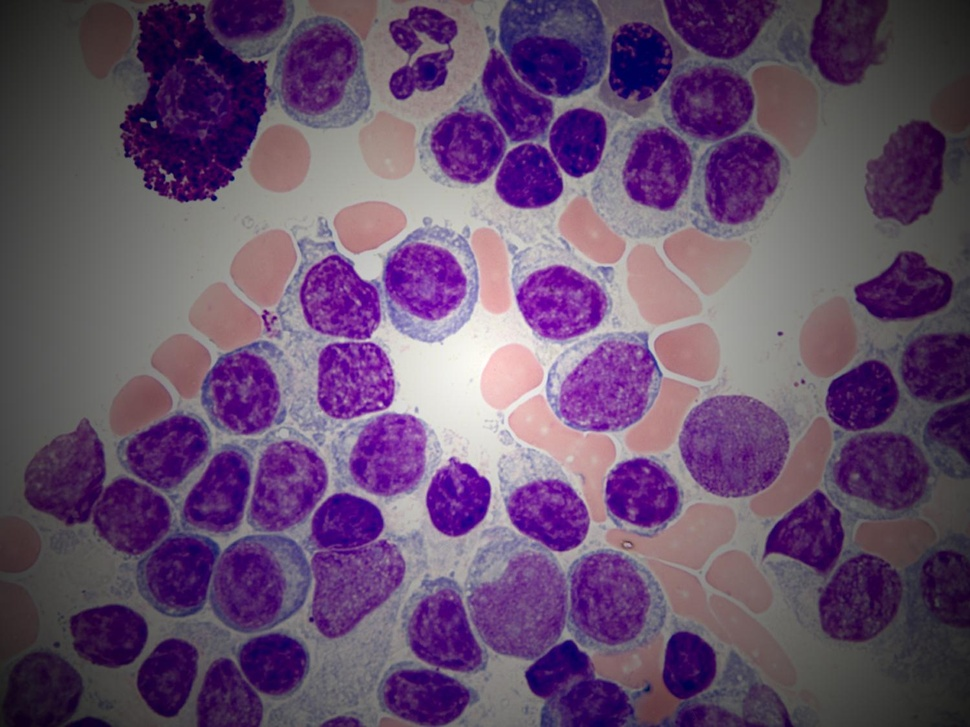
%> input picture 3rdYears/Y3T2/ComputerVision/Lab06-Segment/lymphomalplzhang03_shade.jpg, 970 x 727 px, shrunk from 1500 x 1125 before the run
$ octave Lab06_V001.m   (GNU Octave 9; MATLAB toolbox functions it lacks are replaced by stand-ins)
%> lines starting %> are read from the running program, lines starting %| are printed output that depends on the picture; in (x1, y1, x2, y2) boxes, pixels count from 0 and x2, y2 are one past the last pixel; in counts of white or black regions, pixels touching at a corner belong together; the program's own positions count from 1
### 3rdYears/Y3T2/ComputerVision/Lab06-Segment/drawBoundary.m
function imout = drawBoundary(imGray,roi)
border = bwperim(roi);
SE = strel('disk',2);
border = imdilate(border,SE);
R = imGray(:,:,1);
R(border) = 255;
G = imGray(:,:,2);
G(border) = 0;
B = imGray(:,:,3);
B(border) = 0;
imout = cat(3, R, G, B);

### 3rdYears/Y3T2/ComputerVision/Lab06-Segment/Lab06_V001.m
img = imread('lymphomalplzhang03_shade.jpg');
%> img is the input picture: size 727x970x3 uint8; mean R, G, B 101.9, 78.2, 109
% convert rgb-image to gray image
gray_img = rgb2gray(img);
% Find shade correction (Flat-field Correction)
shadding_pattern = imgaussfilt(gray_img, 195);
h = double(shadding_pattern);
g = double(gray_img);
f = g ./ h;
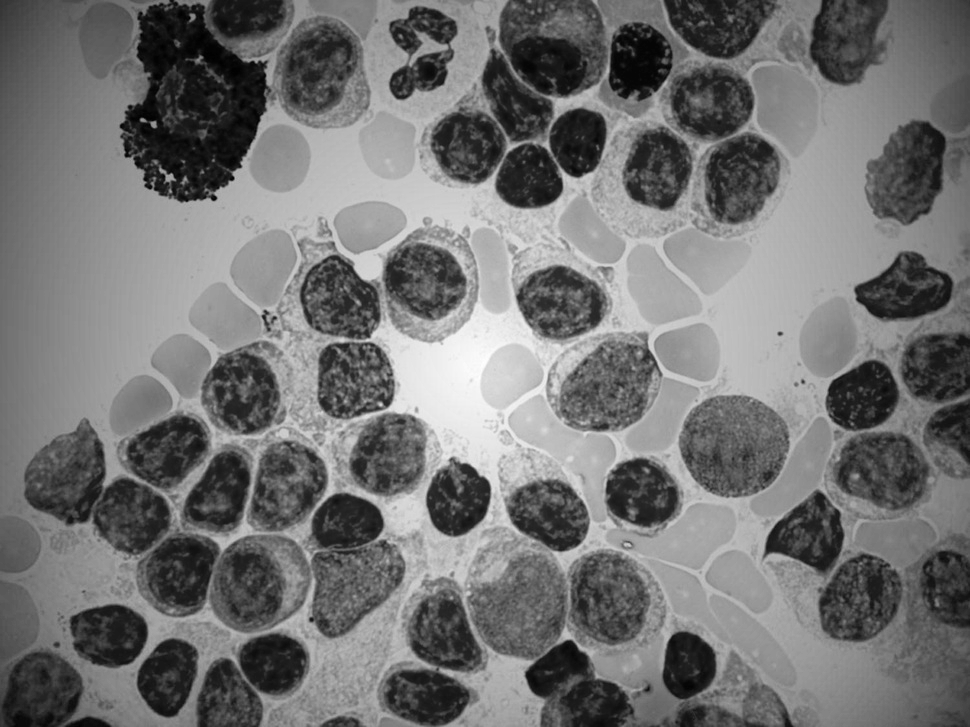
%> f: size 727x970 double; min 0.0685, max 2.27, mean 1.06; drawn with min black and max white
% Find threshoding value
level = graythresh(f);
%> level = 0.702
disp(level);
%| 0.7020
BW = imbinarize(f, 0.89);
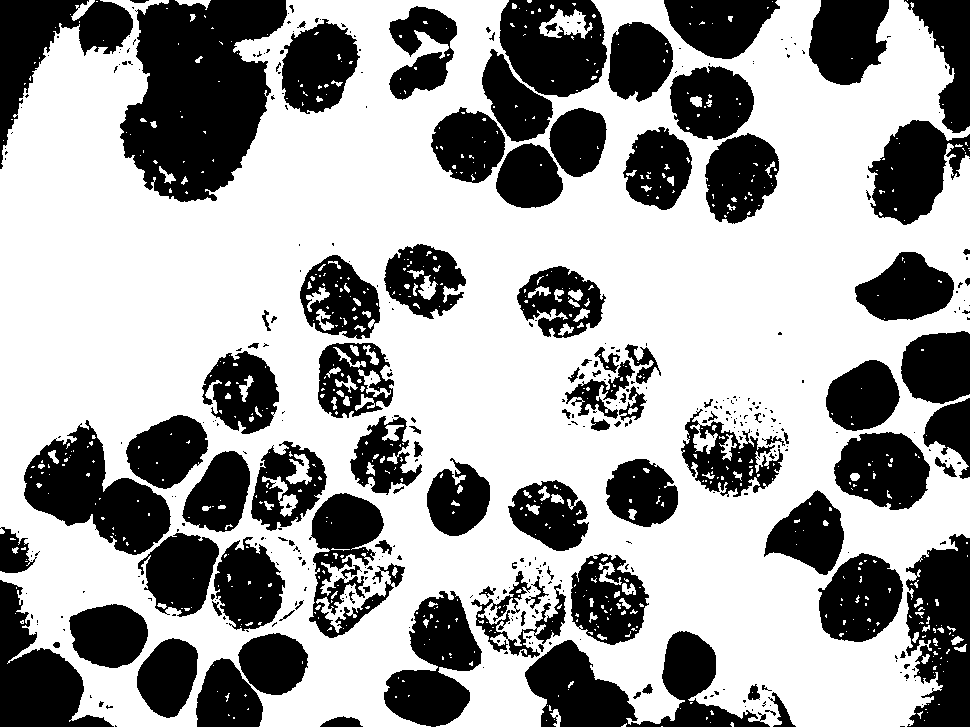
%> BW: size 727x970 logical; 62.7% white; 417 black regions (311 under 20 px), largest, box (x1, y1, x2, y2) and area: (120, 0, 287, 202) 22871, (525, 631, 770, 727) 10545, (24, 420, 171, 555) 9712
BW = ~BW;

subplot(2, 2, 1);
imshow(img);
title('Original Image');

subplot(2, 2, 2);
imshow(f);
title('Shade Correction');

subplot(2, 2, 3);
imshow(BW);
title('Blackkk');

subplot(2, 2, 4);
draw = drawBoundary(img, BW);
%> in drawBoundary, `border = bwperim(roi);`: border: size 727x970 logical; 4.7% white in thin lines or dots
%> in drawBoundary, `border = imdilate(border,SE);`: border: size 727x970 logical; 19.7% white; 235 white regions (27 under 20 px), largest, box (x1, y1, x2, y2) and area: (429, 0, 781, 226) 11788, (468, 560, 798, 727) 10388, (22, 413, 306, 634) 8561
%> in drawBoundary, `R(border) = 255;`:
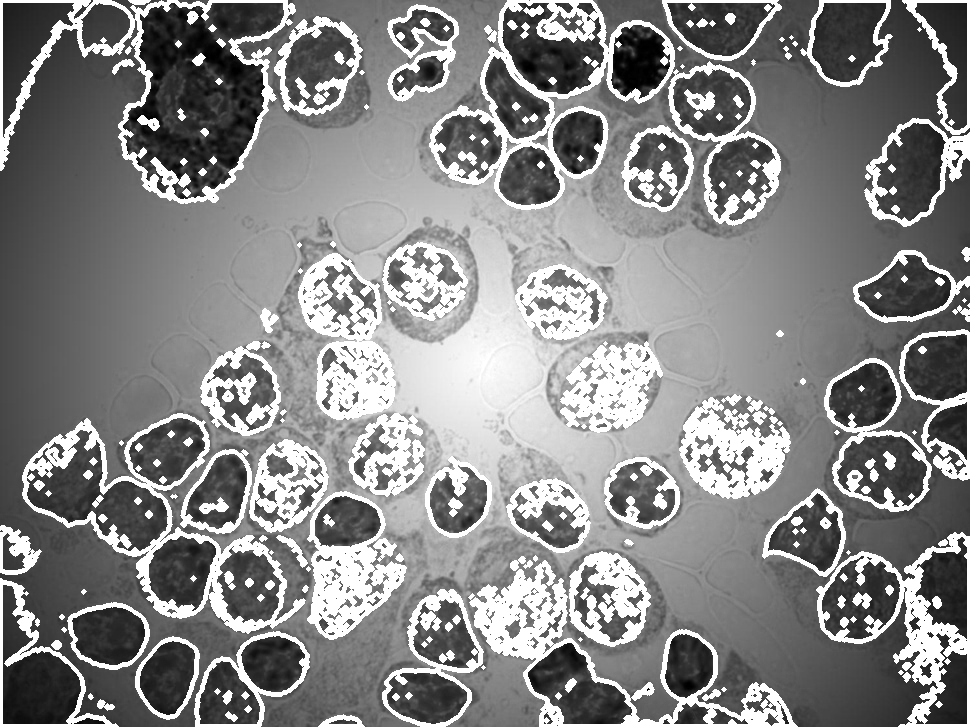
%> R: size 727x970 uint8; min 0, max 255, mean 134.7
%> in drawBoundary, `G(border) = 0;`:
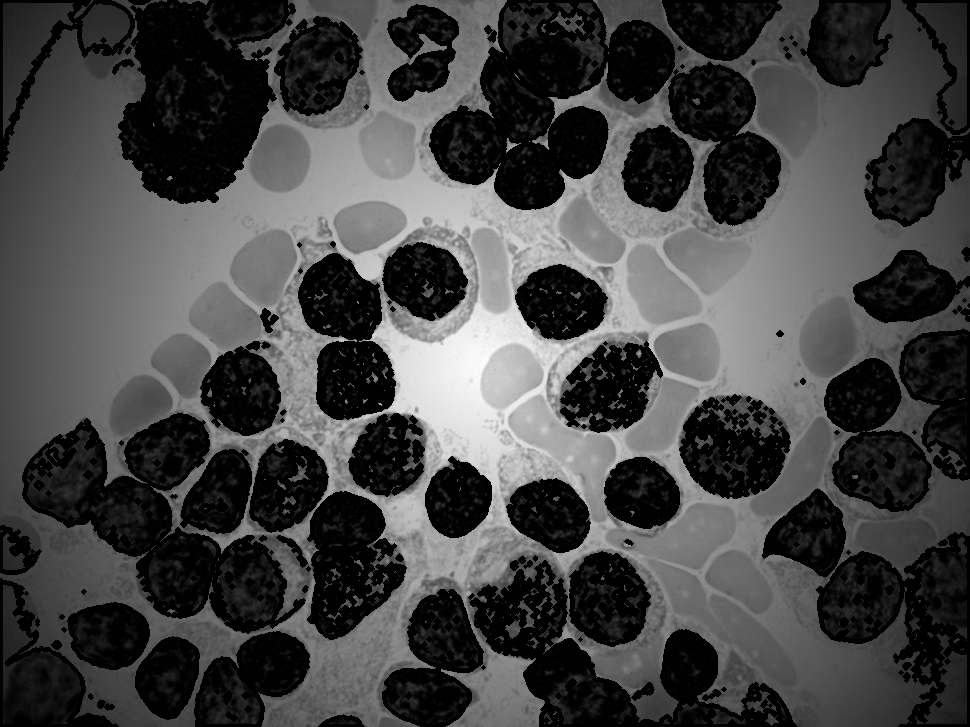
%> G: size 727x970 uint8; min 0, max 254, mean 68.2
%> in drawBoundary, `B(border) = 0;`:
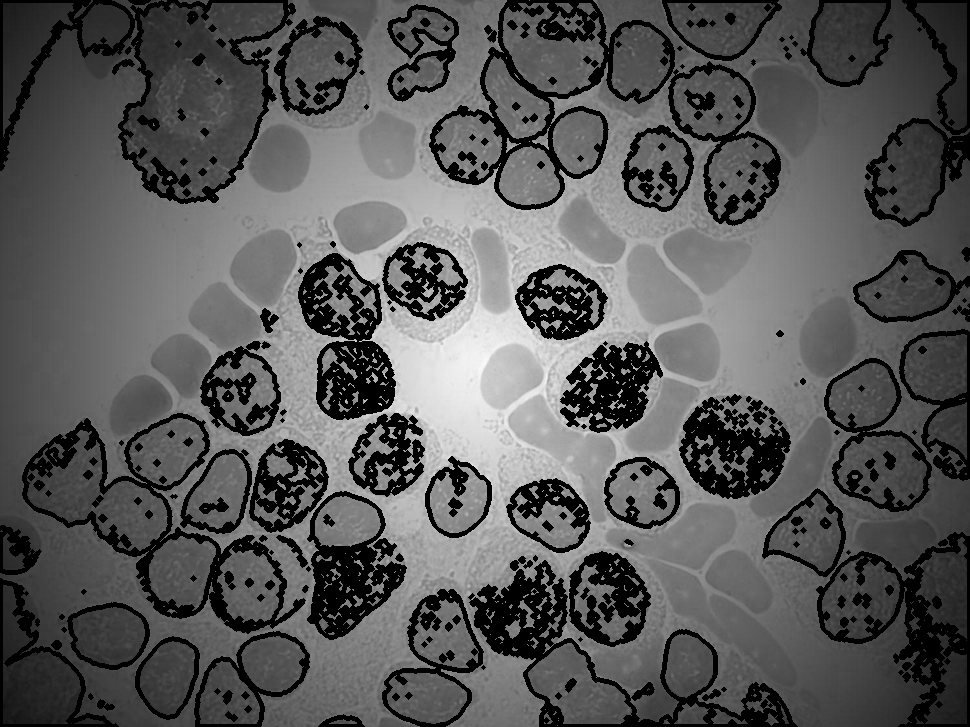
%> B: size 727x970 uint8; min 0, max 250, mean 87.9
%> in drawBoundary, `imout = cat(3, R, G, B);`:
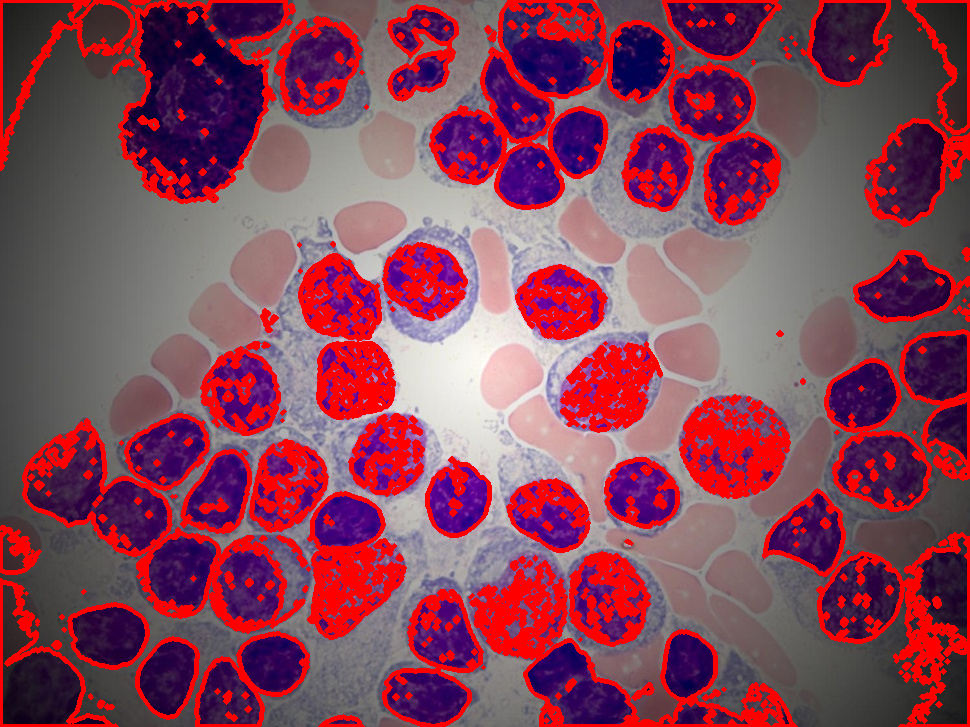
%> imout: size 727x970x3 uint8; mean R, G, B 134.7, 68.2, 87.9
imshow(draw);
title('Drawboundary');
